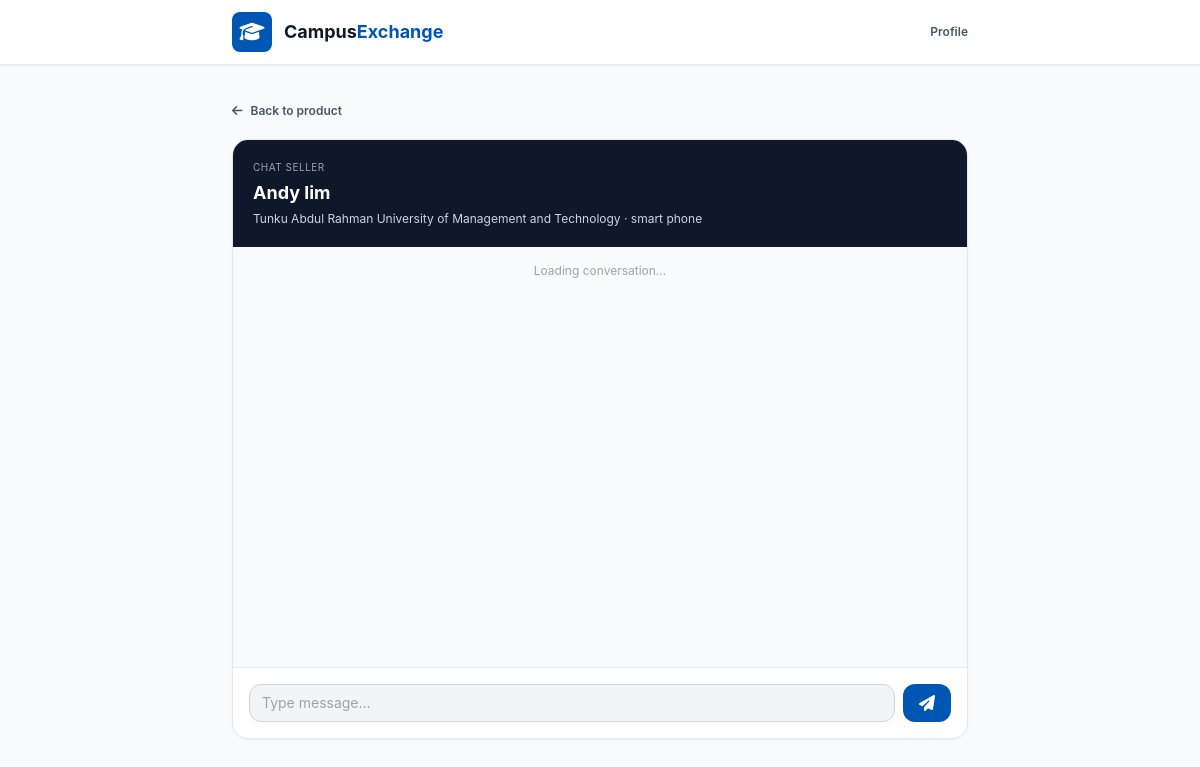
The page /chat.php?product_id=15 (signed in) on the database its author committed.
### tables this page shows
CREATE TABLE `products` (
  `product_id` int(10) UNSIGNED NOT NULL,
  `seller_id` int(10) UNSIGNED NOT NULL,
  `university_id` int(10) UNSIGNED NOT NULL,
  `category_id` int(10) UNSIGNED NOT NULL,
  `title` varchar(100) NOT NULL,
  `description` text NOT NULL,
  `price` decimal(10,2) NOT NULL,
  `item_condition` enum('Brand New','Like New','Well Used','For Parts') NOT NULL,
  `status` enum('Available','Sold','Deleted') NOT NULL DEFAULT 'Available',
  `created_at` timestamp NOT NULL DEFAULT current_timestamp(),
  `updated_at` timestamp NOT NULL DEFAULT current_timestamp() ON UPDATE current_timestamp()
);

CREATE TABLE `users` (
  `user_id` int(10) UNSIGNED NOT NULL,
  `university_id` int(10) UNSIGNED NOT NULL,
  `full_name` varchar(100) NOT NULL,
  `student_id` varchar(50) NOT NULL,
  `email` varchar(100) NOT NULL,
  `phone_number` varchar(20) NOT NULL,
  `password_hash` varchar(255) NOT NULL,
  `avatar_url` varchar(255) DEFAULT NULL,
  `role` enum('student','admin') NOT NULL DEFAULT 'student',
  `status` enum('active','suspended') NOT NULL DEFAULT 'active',
  `default_handover_location` varchar(150) DEFAULT NULL,
  `trust_score` decimal(3,2) NOT NULL DEFAULT 5.00,
  `completed_trades` int(10) UNSIGNED NOT NULL DEFAULT 0,
  `warning_count` int(10) UNSIGNED NOT NULL DEFAULT 0,
  `created_at` timestamp NOT NULL DEFAULT current_timestamp(),
  `updated_at` timestamp NOT NULL DEFAULT current_timestamp() ON UPDATE current_timestamp()
);

CREATE TABLE `universities` (
  `university_id` int(10) UNSIGNED NOT NULL,
  `university_name` varchar(150) NOT NULL,
  `email_domain` varchar(100) NOT NULL,
  `theme_color` varchar(20) DEFAULT '#0056b3',
  `created_at` timestamp NOT NULL DEFAULT current_timestamp()
);

### includes/helpers.php (called while the page is built, shortened)
<?php
require_once __DIR__ . '/db.php';
function getCurrentUser() {
    global $pdo;
    if (!isset($pdo) || !$pdo instanceof PDO) {
        $pdo = getDatabaseConnection();
    }
    $userSession = $_SESSION['user'] ?? [];
    $userId = $_SESSION['user_id'] ?? ($userSession['id'] ?? $userSession['user_id'] ?? null);
    $stmt = $pdo->prepare("
        SELECT
            u.user_id AS id,
            u.user_id,
            u.full_name,
            u.student_id,
            u.email,
            u.phone_number,
            u.role,
            u.status,
            u.university_id,
            uni.university_name AS university,
            uni.theme_color,
            COALESCE(w.balance, 0.00) AS wallet_balance
        FROM users u
        LEFT JOIN wallets w ON u.user_id = w.user_id
        LEFT JOIN universities uni ON u.university_id = uni.university_id
        WHERE u.user_id = :user_id
        LIMIT 1
    ");
    $stmt->execute(['user_id' => $userId]);
    $user = $stmt->fetch(PDO::FETCH_ASSOC);
    return $user;
}

### chat.php (the view, shortened to what this page needs)
<?php
require_once __DIR__ . '/includes/helpers.php';
$user = getCurrentUser();
$userId = (int) ($user['id'] ?? $user['user_id'] ?? 0);
$productId = (int) ($_GET['product_id'] ?? 0);
$product = null;
if ($productId > 0) {
    global $pdo;
    $stmt = $pdo->prepare('
        SELECT p.product_id, p.title, p.seller_id, seller.full_name AS seller_name,
               seller.university_id, uni.university_name AS seller_university
        FROM products p
        INNER JOIN users seller ON seller.user_id = p.seller_id
        INNER JOIN universities uni ON uni.university_id = seller.university_id
        WHERE p.product_id = :product_id
        LIMIT 1
    ');
    $stmt->execute(['product_id' => $productId]);
    $product = $stmt->fetch(PDO::FETCH_ASSOC) ?: null;
}
function chatEscape(?string $value): string
{
    return htmlspecialchars($value ?? '', ENT_QUOTES, 'UTF-8');
}
$themeColor = (string) ($user['theme_color'] ?? '#1e40af');
$themeColor = preg_match('/^#[0-9a-fA-F]{6}$/', $themeColor) ? strtolower($themeColor) : '#1e40af';
?>
<!DOCTYPE html>
<html lang="en">
<head>
  <script src="https://cdn.tailwindcss.com"></script>
  <link rel="stylesheet" href="https://cdnjs.cloudflare.com/ajax/libs/font-awesome/6.4.0/css/all.min.css" />
  <link rel="stylesheet" href="assets/css/styles.css" />
</head>
<body class="bg-gray-50 text-gray-800 min-h-screen" style="--primary: <?php echo chatEscape($themeColor); ?>">
  <header class="sticky top-0 z-40 bg-white shadow-sm border-b border-gray-200">
    <div class="max-w-3xl mx-auto px-4 h-16 flex items-center justify-between">
      <a href="home.php" class="flex items-center gap-3"><div class="w-10 h-10 rounded-lg bg-custom-primary text-white flex items-center justify-center font-bold text-xl"><i class="fa-solid fa-graduation-cap"></i></div><span class="text-lg font-bold text-gray-900">Campus<span class="text-custom-primary">Exchange</span></span></a>
      <a href="profile.php" class="text-xs font-semibold text-gray-600 hover:text-custom-primary">Profile</a>
    </div>
  </header>
  <main class="max-w-3xl mx-auto px-4 py-8">
    <a href="product.php?id=<?php echo $productId; ?>" class="inline-flex items-center text-xs font-semibold text-gray-600 hover:text-custom-primary mb-5"><i class="fa-solid fa-arrow-left mr-2"></i> Back to product</a>
    <?php if (!$product || (int) $product['seller_id'] === $userId): ?>
      <section class="bg-white rounded-2xl border border-gray-200 p-10 text-center"><p class="text-sm text-gray-500">This seller conversation is unavailable.</p></section>
    <?php else: ?>
      <section class="bg-white rounded-2xl border border-gray-200 shadow-sm overflow-hidden">
        <div class="bg-slate-900 text-white p-5"><p class="text-[10px] uppercase tracking-wider text-slate-400">Chat seller</p><h1 class="text-lg font-bold mt-1"><?php echo chatEscape($product['seller_name']); ?></h1><p class="text-xs text-slate-300 mt-1"><?php echo chatEscape($product['seller_university']); ?> · <?php echo chatEscape($product['title']); ?></p></div>
        <div id="messageStream" class="h-[420px] overflow-y-auto p-4 space-y-3 bg-gray-50"><p class="text-center text-xs text-gray-400">Loading conversation...</p></div>
        <form id="chatForm" class="p-4 border-t border-gray-200 flex gap-2"><input id="messageInput" maxlength="500" required class="flex-1 bg-gray-100 border border-gray-300 rounded-xl px-3 py-2 text-sm focus:outline-none focus:bg-white focus:border-custom-primary" placeholder="Type message..." /><button class="bg-custom-primary text-white px-4 rounded-xl font-bold"><i class="fa-solid fa-paper-plane"></i></button></form>
      </section>
    <?php endif; ?>
  </main>
</body>
</html>

### assets/css/styles.css (style rules this page uses)
:root { --primary: #1e40af; --primary-hover: #1e3a8a; --primary-light: #eff6ff; --accent: #f59e0b; --bg-soft: #f8fafc; --text: #0f172a; --muted: #64748b; --border: #e2e8f0; --success: #10b981; --warning: #f59e0b; --danger: #ef4444; }
body { font-family: 'Inter', sans-serif; background: #f8fafc; color: var(--text); }
.bg-custom-primary { background-color: var(--primary); }
.text-custom-primary { color: var(--primary); }

### rows shown on the page
products: seller.full_name "Andy lim", university.university_name "Tunku Abdul Rahman University of Management and Technology", title "smart phone"
